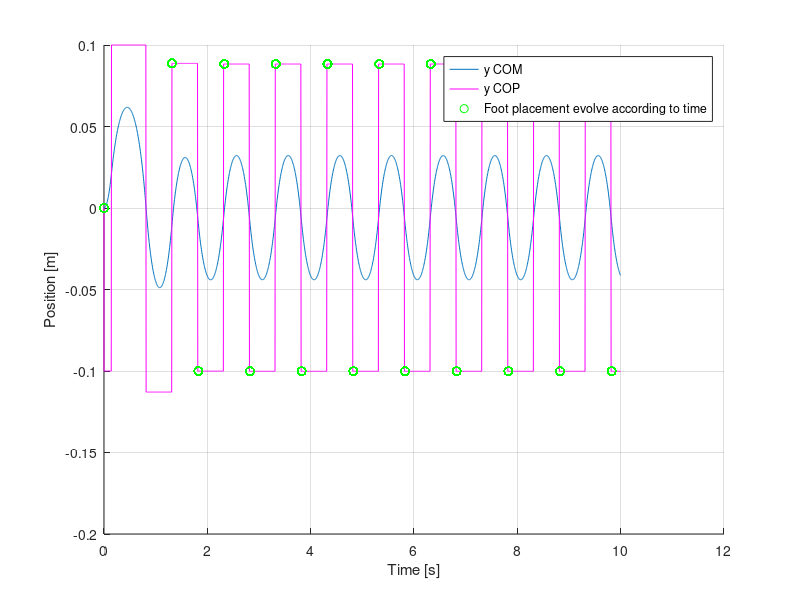
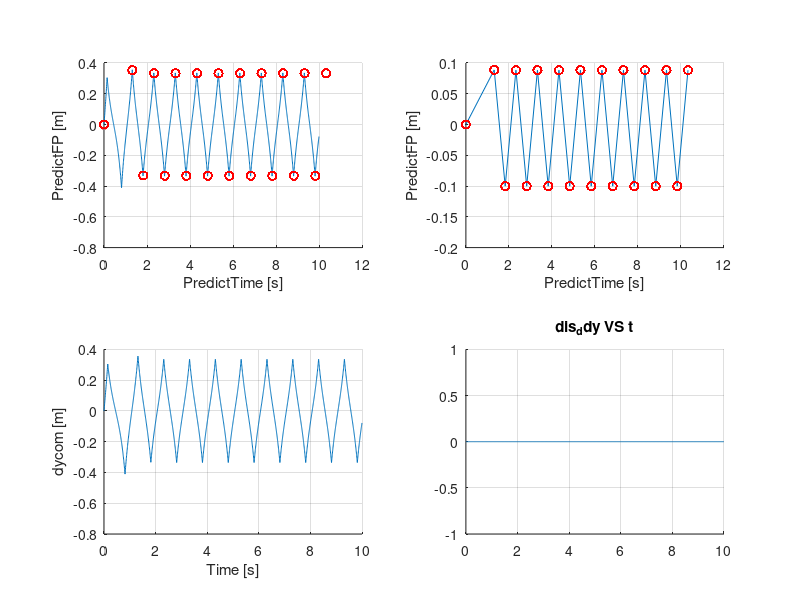

Here is the MATLAB script that generated these plots, in order:
load LateralGait.txt;

time = LateralGait(:,1);
ycom = LateralGait(:,2);
dycom = LateralGait(:,3);
ddycom = LateralGait(:,4);
ycop = LateralGait(:,5);
PredictTime = LateralGait(:,6);
PredictFP = LateralGait(:,7);
PredictVel= LateralGait(:,8);
dis_ddy = LateralGait(:,9);

figure;
%%
f1=figure(1);set(f1,'name','y COM & y COP VS t','numbertitle','off')


% clf; 
hold on; grid on;
plot(time, ycom);
plot(time, ycop,'m');
plot(PredictTime, PredictFP,'go');
xlabel('Time [s]');
ylabel('Position [m]');
legend('y COM','y COP','Foot placement evolve according to time')

figure;
% return;
% f2=figure(2);set(f2,'name','PredictFP VS PredictTime + dyCOM vs t','numbertitle','off')
subplot(2,2,1);
% clf;
hold on; grid on;
plot(time, dycom);
plot(PredictTime, PredictVel,'ro');
xlabel('PredictTime [s]');
ylabel('PredictFP [m]');
% set(f2,'name','PredictFP VS PredictTime + dyCOM vs t','numbertitle','off')



% f3=figure(3);set(f3,'name','PredictFP  VS PredictTime','numbertitle','off')

subplot(2,2,2);
% clf;
hold on; grid on;
% plot(time, dycom);
plot(PredictTime, PredictFP);
% plot(time, PredictVel,'ro');
plot(PredictTime, PredictFP,'ro');
xlabel('PredictTime [s]');
ylabel('PredictFP [m]');

% return;
% f4=figure(4); set(f4,'name','dyCOM VS t','numbertitle','off')
subplot(2,2,3);
% clf;
hold on; grid on;
plot(time, dycom);
xlabel('Time [s]');
ylabel('dycom [m]');


% f5=figure(5); 
% figure;
% clf;
subplot(2,2,4);
hold on; grid on;
plot(time, dis_ddy);
% set(f5,'name','dis_ddy VS t','numbertitle','off')
title('dis_ddy VS t')


